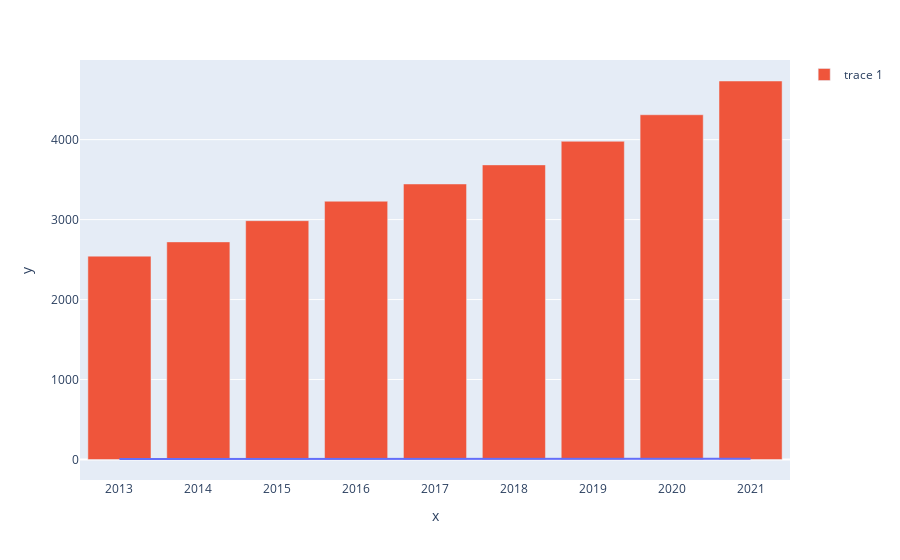

Here is the notebook cell this chart was saved with:
### Code cell
# 데이터 시각화 테스트 - 3

# years = [2013, 2014, 2015, 2016, 2017, 2018, 2019, 2020, 2021, 2022]

fig = px.line(x=ms["DateTime"], y=ms["ABROI"])#,
#              labels=dict(x="year", y="Amount", color="Time Period"))
fig.add_bar(x=ms["DateTime"], y=ms["AB"])
fig.show()

### Figure 1 — Plotly figure (JSON) as saved in the notebook; plotly's stock layout.template omitted (floating-point values rounded to 4 significant figures)
{"data": [{"hovertemplate": "x=%{x}<br>y=%{y}<extra></extra>", "legendgroup": "", "line": {"color": "#636efa", "dash": "solid"}, "marker": {"symbol": "circle"}, "mode": "lines", "name": "", "orientation": "v", "showlegend": false, "type": "scatter", "x": [2013, 2014, 2015, 2016, 2017, 2018, 2019, 2020, 2021], "xaxis": "x", "y": [6.9, 7, 9.7, 8.1, 6.7, 7, 7.9, 8.3, 9.8], "yaxis": "y"}, {"type": "bar", "x": [2013, 2014, 2015, 2016, 2017, 2018, 2019, 2020, 2021], "y": [2543.0, 2722.0, 2987.0, 3230.0, 3446.0, 3684.0, 3979.0, 4311.0, 4733.0]}], "layout": {"legend": {"tracegroupgap": 0}, "margin": {"t": 60}, "xaxis": {"anchor": "y", "domain": [0, 1], "title": {"text": "x"}}, "yaxis": {"anchor": "x", "domain": [0, 1], "title": {"text": "y"}}}}
